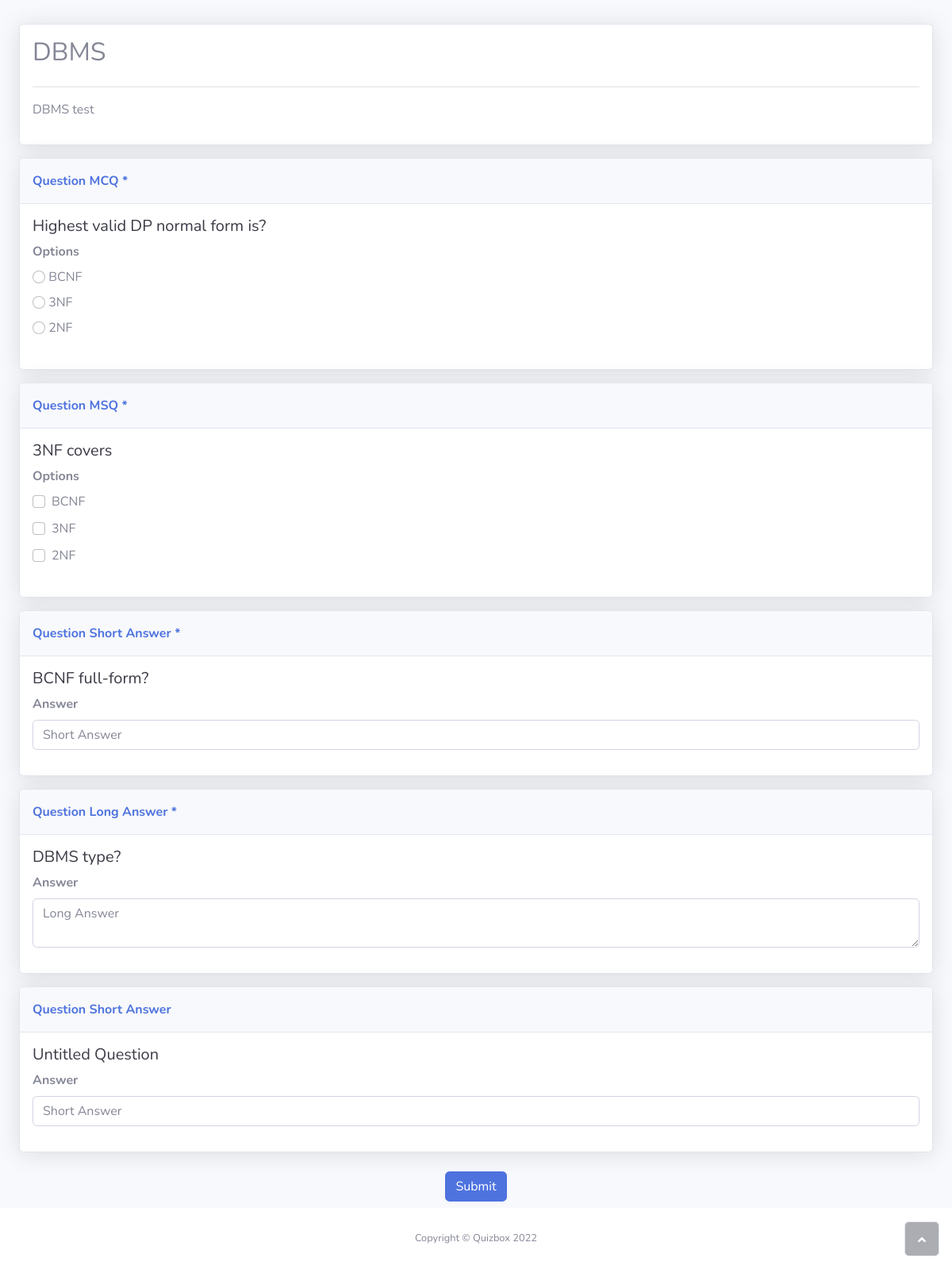
/52be541e770b495cb9e9d72f78656e/view_exam, run on the app's committed database.
### forms/models.py (models this page shows)
class Exam(models.Model):
    uuid = models.CharField(max_length=30)
    title = models.CharField(max_length=100)
    desc = models.CharField(max_length=300)
    owner = models.ForeignKey(User,on_delete=models.CASCADE,related_name="owner")
    email = models.EmailField(null=True)
    questions = models.ManyToManyField(Question, related_name="questions")
    is_publish = models.BooleanField(default=False)
    view_score = models.BooleanField(default=False)
    createdAt = models.DateTimeField(auto_now_add=True)
    updatedAt = models.DateTimeField(auto_now=True)

class Question(models.Model):
    ques = models.CharField(max_length=1000)
    req = models.BooleanField(default=False)
    key = models.CharField(max_length=1000,null=True)
    q_type = models.CharField(max_length=30)
    options = models.ManyToManyField(Options,related_name="options")
    points = models.IntegerField(null=True)

class Options(models.Model):
    optn = models.CharField(max_length=1000)
    is_correct = models.BooleanField(default=False)

### forms/views.py (the view)
# urls.py: path('<str:id>/view_exam',views.view_exam,name='view_exam'),
def view_exam(request,id):
    form = Exam.objects.filter(uuid=id)
    if form.count() == 0:
        return HttpResponse("exam form not found")
    else:
        form = form[0]
    return render(request,"view_exam.html",context={"form":form})

### templates/view_exam.html (shortened to what this page needs)
{% load static %}
<!DOCTYPE html>
<html>
<head>
    <link rel="stylesheet" href="{% static 'bootstrap/css/bootstrap.min.css' %}">
	<link rel="stylesheet" href="{% static 'css/style.css' %}">
    <link rel="stylesheet" href="https://use.fontawesome.com/releases/v5.12.0/css/all.css">
    <link rel="stylesheet" href="{% static 'css/styles.min.css' %}">
</head>
<body id="page-top">
<div id="wrapper">
        <div class="d-flex flex-column" id="content-wrapper">
            <div id="content">
                <div class="container-fluid justify-content-between" style="margin-bottom: 16px; margin-top:30px;">
                    <div class="card shadow mb-3">
                        <div class="card-body">
                                <div class="row">
                                    <h2 class="form-title">{{form.title}}</h2>
                                </div>
                                <hr>
                                <div class="row">
                                    <p>{{form.desc}}</p>
                                </div>
                        </div>
                    </div>
                </div>
            </div>
            <div class="container-fluid">
                <form action="{% url 'submit_exam' form.uuid %}" method="POST" autocomplete="off">
                <div class="row main-container">
                    <div class="col">
                        {% for question in form.questions.all %}
                        <div class="card shadow mb-3 question" data-id="{{question.id}}">
                            <div class="card-header py-3">
                                <p class="text-primary m-0 fw-bold">Question
                                    {% if question.q_type == "sa" %}
                                    Short Answer
                                    {% elif question.q_type == "la" %}
                                    Long Answer
                                    {% elif question.q_type == "mcq" %}
                                    MCQ
                                    {% elif question.q_type == "msq" %}
                                    MSQ
                                    {% endif %}
                                    {% if question.req %}
                                    <span class="require-star">*</span>{% endif %}
                                </p>
                            </div>
                            <div class="card-body">
                                    <div class="row">
                                        <div class="col">
                                            <h5 class="text-dark">{{question.ques}}</h3>
                                        </div>
                                    </div>
                                    {% if question.q_type == "sa" %}
                                    <div class="row">
                                        <div class="col">
                                            <div class="mb-3 answer">
                                            <label class="form-label"><strong>Answer</strong><br></label>
                                            <input class="form-control short-answer" name="{{question.id}}"
                                            type="text" placeholder="Short Answer" ></div>
                                        </div>
                                    </div>
                                    {% elif question.q_type == "la" %}
                                    <div class="row">
                                        <div class="col">
                                            <div class="mb-3 answer">
                                                <label class="form-label" for="">
                                                <strong>Answer</strong><br></label>
                                                <textarea class="form-control long-answer" name="{{question.id}}"
                                                placeholder="Long Answer"></textarea></div>
                                        </div>
                                    </div>
                                    {% elif question.q_type == "mcq" %}
                                    <div class="row">
                                        <div class="col">
                                            <div class="mb-3 choices" data-id="{{question.id}}">
                                                <label class="form-label" for=""><strong>Options</strong><br></label>
                                                {%for choice in question.options.all %}
                                                <div class="form-checkd-flex">
                                                    <input class="form-check-input" id="{{choice.id}}" name="{{question.id}}" id="{{choice.id}}"
                                                    value="{{choice.id}}" type="radio" >
                                                    <label class="form-label" for="{{choice.id}}">{{choice.optn}}</label>
                                                </div>
                                                {% endfor %}
                                        </div>
                                        </div>
                                    </div>
                                    {% elif question.q_type == "msq" %}
                                    <div class="row">
                                        <div class="col">
                                            <div class="mb-3 choices" data-id="{{question.id}}">
                                                <label class="form-label" for=""><strong>Options</strong><br></label>
                                                {%for choice in question.options.all %}
                                                <div class="form-check">
                                                    <input class="form-check-input" name="{{question.id}}" id="{{choice.id}}"
                                                     value="{{choice.id}}" type="checkbox" >
                                                    <label class="form-label" for="{{choice.id}}">{{choice.optn}}</label>
                                                </div>
                                                {% endfor %}
                                        </div>
                                        </div>
                                    </div>
                                    {% endif %}
                            </div>
                        </div>
                        {% endfor %}
                    </div>
                </div>
            </div>
            <div class="text-center my-2">
                <input class="btn btn-primary" type="submit" value="Submit">
              </div>
            <footer class="bg-white sticky-footer">
                <div class="container my-auto">
                    <div class="text-center my-auto copyright"><span>Copyright © Quizbox 2022</span></div>
                </div>
            </footer>
        </div>
        <a class="border rounded d-inline scroll-to-top" href="#page-top"><i class="fas fa-angle-up"></i></a>
    </div>
</body>
</html>

### data on the page
Exam: title "DBMS", desc "DBMS test"
Question: q_type "MCQ", ques "Highest valid DP normal form is?"
Options: optn "BCNF"
Options: optn "3NF"
Options: optn "2NF"
Question: q_type "MSQ", ques "3NF covers"
Options: optn "BCNF"
Options: optn "3NF"
Options: optn "2NF"
Question: q_type "Short Answer", ques "BCNF full-form?"
Question: q_type "Long Answer", ques "DBMS type?", id "Long Answer"
Question: q_type "Short Answer", ques "Untitled Question"
